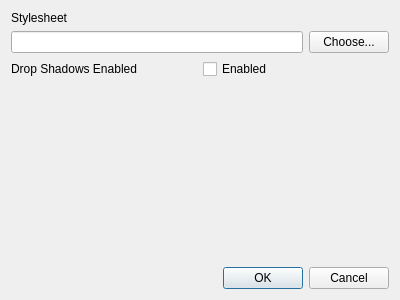
<?xml version="1.0" encoding="UTF-8"?>
<ui version="4.0">
 <class>PrefsDialog</class>
 <widget class="QDialog" name="PrefsDialog">
  <property name="geometry">
   <rect>
    <x>0</x>
    <y>0</y>
    <width>400</width>
    <height>300</height>
   </rect>
  </property>
  <property name="windowTitle">
   <string>Dialog</string>
  </property>
  <layout class="QGridLayout" name="gridLayout_2">
   <item row="2" column="0">
    <widget class="QDialogButtonBox" name="buttonBox">
     <property name="orientation">
      <enum>Qt::Horizontal</enum>
     </property>
     <property name="standardButtons">
      <set>QDialogButtonBox::Cancel|QDialogButtonBox::Ok</set>
     </property>
    </widget>
   </item>
   <item row="0" column="0">
    <layout class="QGridLayout" name="gridLayout">
     <item row="1" column="0">
      <widget class="QLabel" name="label">
       <property name="sizePolicy">
        <sizepolicy hsizetype="Preferred" vsizetype="Maximum">
         <horstretch>0</horstretch>
         <verstretch>0</verstretch>
        </sizepolicy>
       </property>
       <property name="text">
        <string>Stylesheet</string>
       </property>
       <property name="scaledContents">
        <bool>false</bool>
       </property>
       <property name="alignment">
        <set>Qt::AlignLeading|Qt::AlignLeft|Qt::AlignVCenter</set>
       </property>
       <property name="margin">
        <number>0</number>
       </property>
      </widget>
     </item>
     <item row="2" column="0">
      <layout class="QHBoxLayout" name="horizontalLayout">
       <item>
        <widget class="QLineEdit" name="styleSheetPathLineEdit"/>
       </item>
       <item>
        <widget class="QPushButton" name="chooseStyleSheetPushButton">
         <property name="text">
          <string>Choose...</string>
         </property>
        </widget>
       </item>
      </layout>
     </item>
     <item row="4" column="0">
      <layout class="QHBoxLayout" name="horizontalLayout_2">
       <item>
        <widget class="QLabel" name="label_2">
         <property name="text">
          <string>Drop Shadows Enabled</string>
         </property>
        </widget>
       </item>
       <item>
        <widget class="QCheckBox" name="dropShadowCheckBox">
         <property name="text">
          <string>Enabled</string>
         </property>
        </widget>
       </item>
      </layout>
     </item>
    </layout>
   </item>
   <item row="1" column="0">
    <spacer name="verticalSpacer">
     <property name="orientation">
      <enum>Qt::Vertical</enum>
     </property>
     <property name="sizeHint" stdset="0">
      <size>
       <width>20</width>
       <height>40</height>
      </size>
     </property>
    </spacer>
   </item>
  </layout>
 </widget>
 <resources/>
 <connections>
  <connection>
   <sender>buttonBox</sender>
   <signal>accepted()</signal>
   <receiver>PrefsDialog</receiver>
   <slot>accept()</slot>
   <hints>
    <hint type="sourcelabel">
     <x>248</x>
     <y>254</y>
    </hint>
    <hint type="destinationlabel">
     <x>157</x>
     <y>274</y>
    </hint>
   </hints>
  </connection>
  <connection>
   <sender>buttonBox</sender>
   <signal>rejected()</signal>
   <receiver>PrefsDialog</receiver>
   <slot>reject()</slot>
   <hints>
    <hint type="sourcelabel">
     <x>316</x>
     <y>260</y>
    </hint>
    <hint type="destinationlabel">
     <x>286</x>
     <y>274</y>
    </hint>
   </hints>
  </connection>
 </connections>
</ui>
